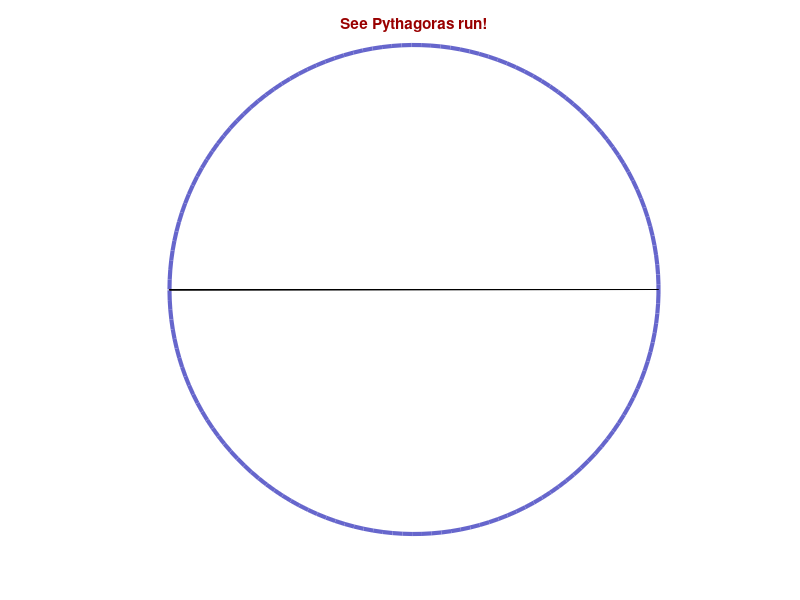

Write the MATLAB code that produced this figure. (Note: this script raises an error after producing the figure.)
%%

c = -pi:.04:pi;
cx = cos(c);
cy = -sin(c);
figure('color','white');
axis off, axis equal
line(cx, cy, 'color', [.4 .4 .8],'LineWidth',3);
title('See Pythagoras run!','Color',[.6 0 0])
hold on
x = [-1 0 1 -1];
y =   [0 0 0 0];
ht = area(x,y,'facecolor',[.6 0 0]);
for j = 1:length(c)
    x(2) = cx(j);
    y(2) = cy(j);
    set(ht,'XData',x)
    set(ht,'YData',y)
    drawnow
end

%%
writerObj = VideoWriter('peaks.avi');
open(writerObj);
% Generate initial data and set axes and figure properties.

Z = peaks; surf(Z); 
axis tight
set(gca,'nextplot','replacechildren');
set(gcf,'Renderer','zbuffer');
% Setting the Renderer property to zbuffer or Painters works around limitations of getframe with the OpenGL renderer on some Windows systems.

% Create a set of frames and write each frame to the file.

for k = 1:20 
   surf(sin(2*pi*k/20)*Z,Z)
   frame = getframe;
   writeVideo(writerObj,frame);
end

close(writerObj);